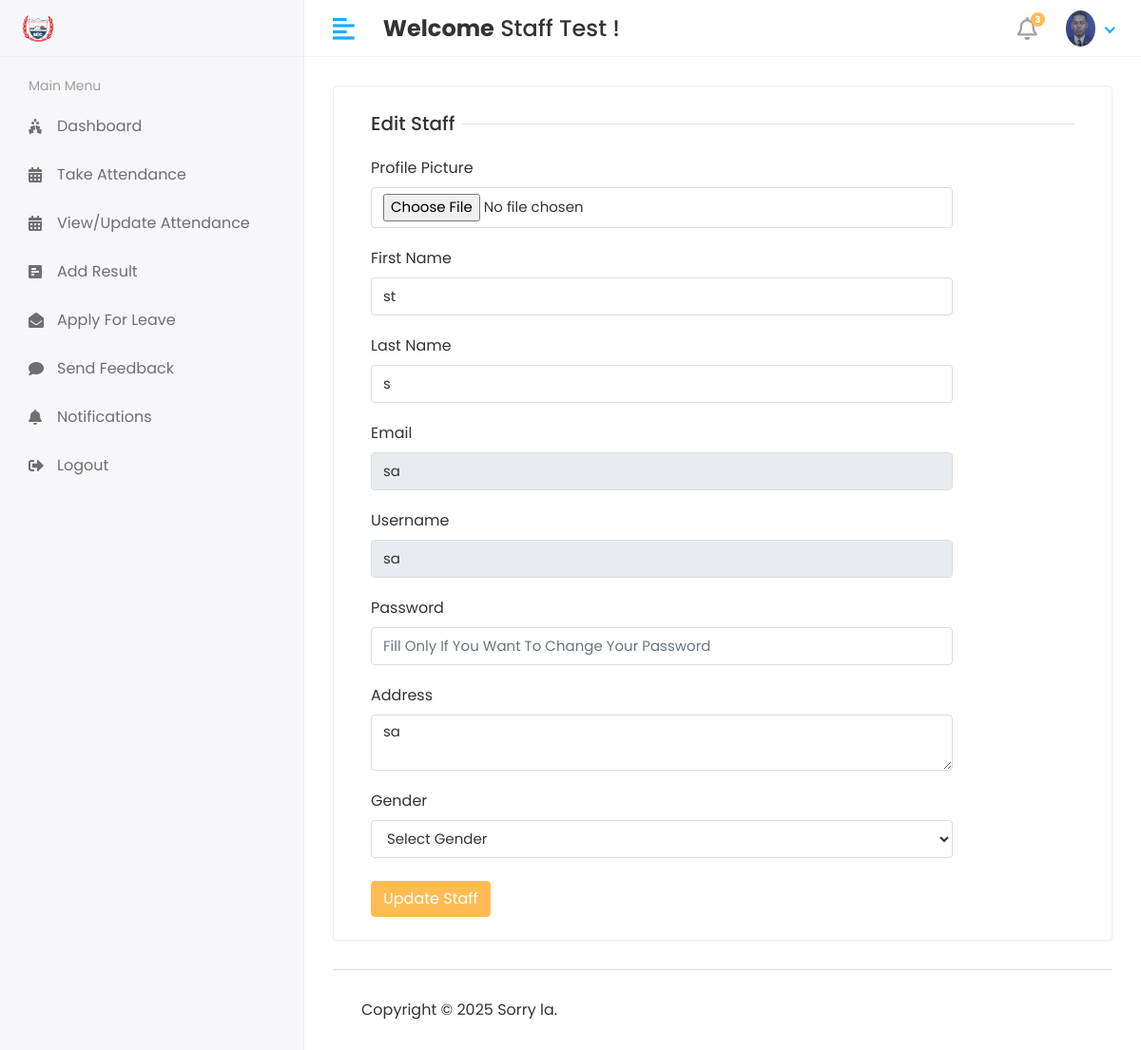
The app's page /hod/Staff/Edit/5 (signed in) with its own data.
### smsapp/models.py (models this page shows, shortened)
class CustomUser(AbstractUser):
    USER = (
        (1,'HOD'),
        (2, 'STAFF'),
        (3, 'STUDENT'),
    )
    user_type = models.CharField(choices=USER, max_length=50, default=1)
    profile_pic = models.ImageField(upload_to='media/profile_pic')

class Staff(models.Model):
    admin = models.OneToOneField(CustomUser,on_delete=models.CASCADE)
    address =models.TextField()
    gender = models.CharField(max_length=100)
    created_at = models.DateTimeField(auto_now_add=True)
    updated_at = models.DateTimeField(auto_now=True)

### studentmanagementsystem/hod_views.py (the view)
# urls.py: path('hod/Staff/Edit/<str:id>', hod_views.EDIT_STAFF, name='edit_staff'),
@login_required(login_url='/')
def EDIT_STAFF(request,id):
    staff = Staff.objects.get(id = id)
    context = {
        'staff':staff,
    }
    return render(request,'hod/edit_staff.html',context)

### templates/hod/edit_staff.html (shortened to what this page needs)
{% extends 'base.html' %}
{% block content %}
<div class="row">
<div class="col-sm-12">
<div class="card">
<div class="card-body">
<form method="post" action="{% url 'update_staff' %}" enctype="multipart/form-data">
<div class="col-12">
<h5 class="form-title"><span>Edit Staff</span></h5>
</div>
<div class="col-12 col-sm-10">
<div class="form-group">
<label>Profile Picture</label>
<input type="file" class="form-control" name="profile_pic" >
</div>
</div>
<div class="col-12 col-sm-10">
<div class="form-group">
<label>First Name</label>
<input type="text" class="form-control" name="first_name" value="{{staff.admin.first_name}}" required >
</div>
</div>
<div class="col-12 col-sm-10">
<div class="form-group">
<label>Last Name</label>
<input type="text" class="form-control" name="last_name" value="{{staff.admin.last_name}}" required>
</div>
</div>
  <div class="col-12 col-sm-10">
<div class="form-group">
<label>Email</label>
<input type="text" class="form-control" name="email" value="{{staff.admin.email}}" required readonly >
</div>
</div>
  <div class="col-12 col-sm-10">
<div class="form-group">
<label>Username</label>
<input type="text" class="form-control" name="username" value="{{staff.admin.username}}" required readonly >
</div>
</div>
  <div class="col-12 col-sm-10">
<div class="form-group">
<label>Password</label>
<input type="password" class="form-control" name="password" placeholder="Fill Only If You Want To Change Your Password" >
</div>
</div>
     <div class="col-12 col-sm-10">
<div class="form-group">
<label>Address</label>
    <textarea class="form-control" name="address" required>{{staff.address}}</textarea>
</div>
</div>
    <div class="col-12 col-sm-10">
        <label>Gender</label>
        <select class="form-control" name="gender" required>
            <option>Select Gender</option>
        </select>
</div>
    <br/>
<div class="col-12">
<button type="submit" class="btn btn-primary">Update Staff</button>
</div>
</form>
</div>
</div>
</div>
</div>
{% endblock %}

### templates/includes/header.html (shortened to what this page needs)
{% load static %}
<div class="header">
   <div class="header-left">
    <a href="#" class="logo">
        <img src="{% static 'assets/img2/big.png' %}" alt="Logo">
    </a>
</div>
            <a href="javascript:void(0);" id="toggle_btn">
            <i class="fas fa-align-left"></i>
            </a>
            <div class="top-nav-search mt-3">
               <h4><strong>Welcome</strong>&nbsp<span>{{ user.first_name }} {{ user.last_name }}</span>&nbsp!</h4>
            </div>
            <ul class="nav user-menu">
               <li class="nav-item dropdown noti-dropdown">
                  <a href="#" class="dropdown-toggle nav-link" data-toggle="dropdown">
                  <i class="far fa-bell"></i> <span class="badge badge-pill">3</span>
                  </a>
               </li>
               <li class="nav-item dropdown has-arrow">
                  <a href="#" class="dropdown-toggle nav-link" data-toggle="dropdown">
                     {% if user.profile_pic == "" %}
                  <span class="user-img"><img class="rounded-circle" src="static 'assets/img/noimages" width="31" alt="Ryan Taylor"></span>
                     {% else %}
                  <span class="user-img"><img class="rounded-circle" src="/{{user.profile_pic}}" width="31" alt="Ryan Taylor"></span>
                  {% endif %}
                  </a>
               </li>
            </ul>
         </div>

### static/assets/css/style.css (style rules this page uses)
html { height: 100%; }
body { background-color: #fff; color: #333; font-family: 'Poppins', sans-serif; font-size: 1rem; height: 100%; line-height: 1.5; overflow-x: hidden; }
h1, h2, h3, h4, h5, h6 { font-family: 'Poppins', sans-serif; margin-top: 0; }
.form-control { border: 1px solid #ddd; box-shadow: none; color: #333; font-size: 15px; height: 40px; }
a { color: #009ce7; }
input, button, a { transition: all 0.4s ease; -moz-transition: all 0.4s ease; -o-transition: all 0.4s ease; -ms-transition: all 0.4s ease; -webkit-transition: all 0.4s ease; }
input, input:focus, button, button:focus { outline: none; }
input[type="file"] { height: auto; min-height: calc(1.5em + .75rem + 2px); }
input[type=text], input[type=password] { -webkit-appearance: none; -moz-appearance: none; appearance: none; }
textarea.form-control { resize: vertical; }
.form-group { margin-bottom: 1.25rem; }
ul, ol { padding: 0px; list-style: none; }
.btn-primary { background-color: #FFBC53; border: 1px solid #FFBC53; }
.card { border: 1px solid #ececf5; box-shadow: 0 1px 3px 0 rgba(0, 0, 0, 0.03); margin-bottom: 1.875rem; }
.card-body { padding: 1.5rem; }
.header { background-color: #fff; border-bottom: 1px solid #f3f3f4; left: 0; position: fixed; right: 0; top: 0; z-index: 1001; height: 60px; }
.header .header-left { float: left; height: 60px; padding: 0 20px; position: relative; width: 320px; z-index: 1; transition: all 0.2s ease-in-out; background-color: #f7f7fa; border-bottom: 1px solid #efefef; border-right: 1px solid #ececf5; display: flex; align-items: center; }
.header .header-left .logo { display: inline-block; line-height: 60px; }
.header .header-left .logo img { max-height: 40px; width: auto; }
.header .dropdown-toggle:after { display: none; }
.header .has-arrow .dropdown-toggle:after { border-top: 0; border-left: 0; border-bottom: 2px solid #18aefa; border-right: 2px solid #18aefa; content: ''; height: 8px; display: inline-block; pointer-events: none; -webkit-transform-origin: 66% 66%; -ms-transform-origin: 66% 66%; transform-origin: 66% 66%; -webkit-transform: rotate(45deg); -ms-transform: rotate(45deg); transform: rotate(45deg); -webkit-transition: all 0.15s ease-in-out; transition: all 0.15s ease-in-out; width: 8px; vertical-align: 0px; }
.user-menu { float: right; margin: 0; position: relative; z-index: 99; padding-right: 15px; }
.user-menu.nav > li > a { color: #a0a0a0; font-size: 14px; line-height: 58px; padding: 0 15px; height: 60px; }
.user-img { margin-right: 3px; position: relative; }
.top-nav-search { float: left; margin-left: 15px; }
.user-menu.nav > li > a .badge { background-color: #FFBC53; display: block; font-size: 10px; font-weight: bold; height: 15px; width: 15px; position: absolute; right: 7px; top: 13px; color: #fff; padding: 3px; }
.user-menu.nav > li > a > i { font-size: 1.5rem; line-height: 60px; }
.form-title { width: 100%; max-width: 100%; padding: 0; font-size: 1.25rem; font-weight: 500; line-height: inherit; color: #333; white-space: normal; position: relative; display: block; margin-bottom: 20px; }
.form-title:before { content: ""; position: absolute; left: 0px; right: 0px; height: 1px; top: 50%; background-color: rgba(0, 0, 0, 0.1); }
.form-title span { padding: 0px 0.5rem 0 0; background-color: #fff; display: inline-block; z-index: 2; position: relative; }
@media (min-width: 992px) { #toggle_btn { align-items: center; color: #18aefa; display: inline-flex; float: left; font-size: 26px; height: 60px; justify-content: center; margin-left: 15px; padding: 0 15px; } }

### records on screen
CustomUser: first_name "Staff", last_name "Test", profile_pic (picture)
Staff: first_name "st", last_name "s", email "sa", username "sa", address "sa"
